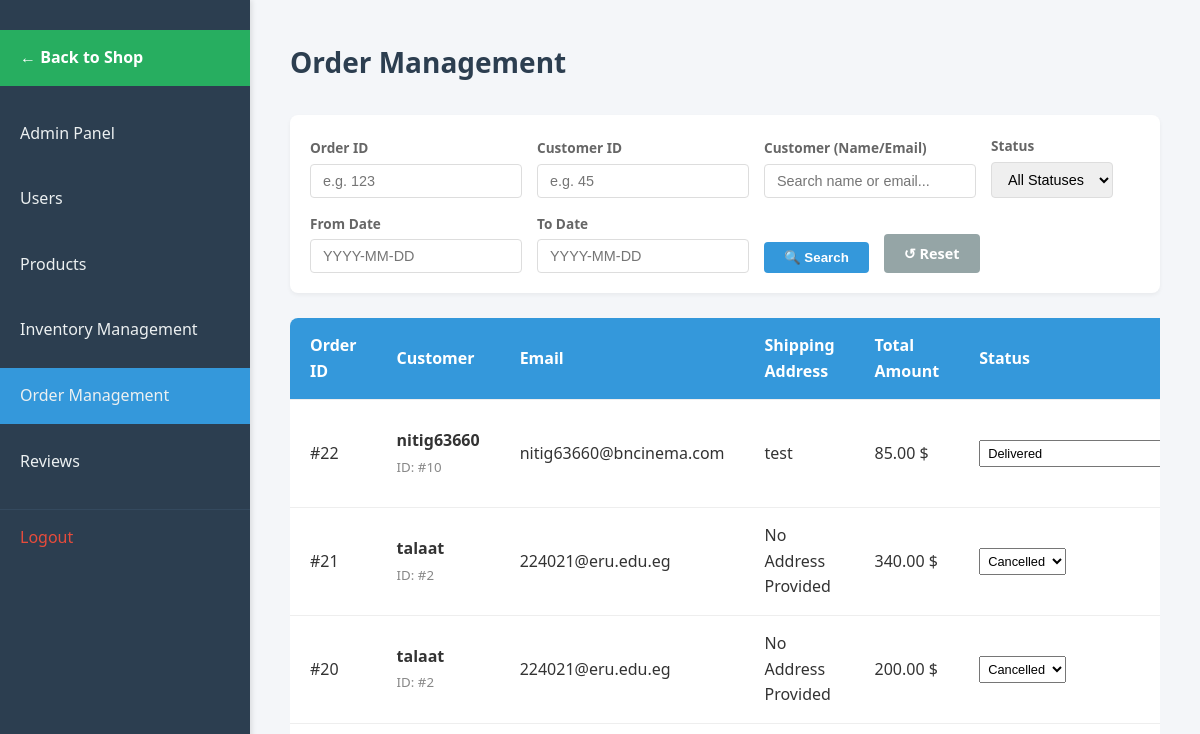
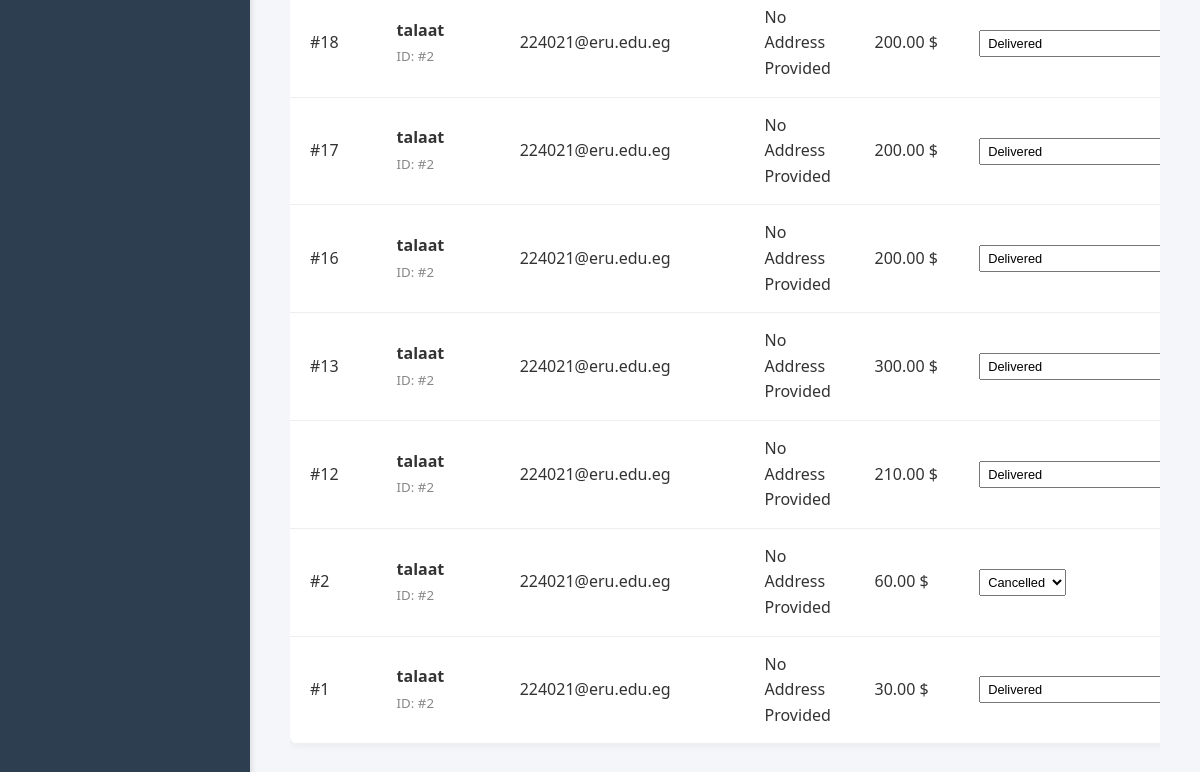
The page /admin/order_management.php (signed in) on the database as committed earlier (2 pictures, top to bottom).
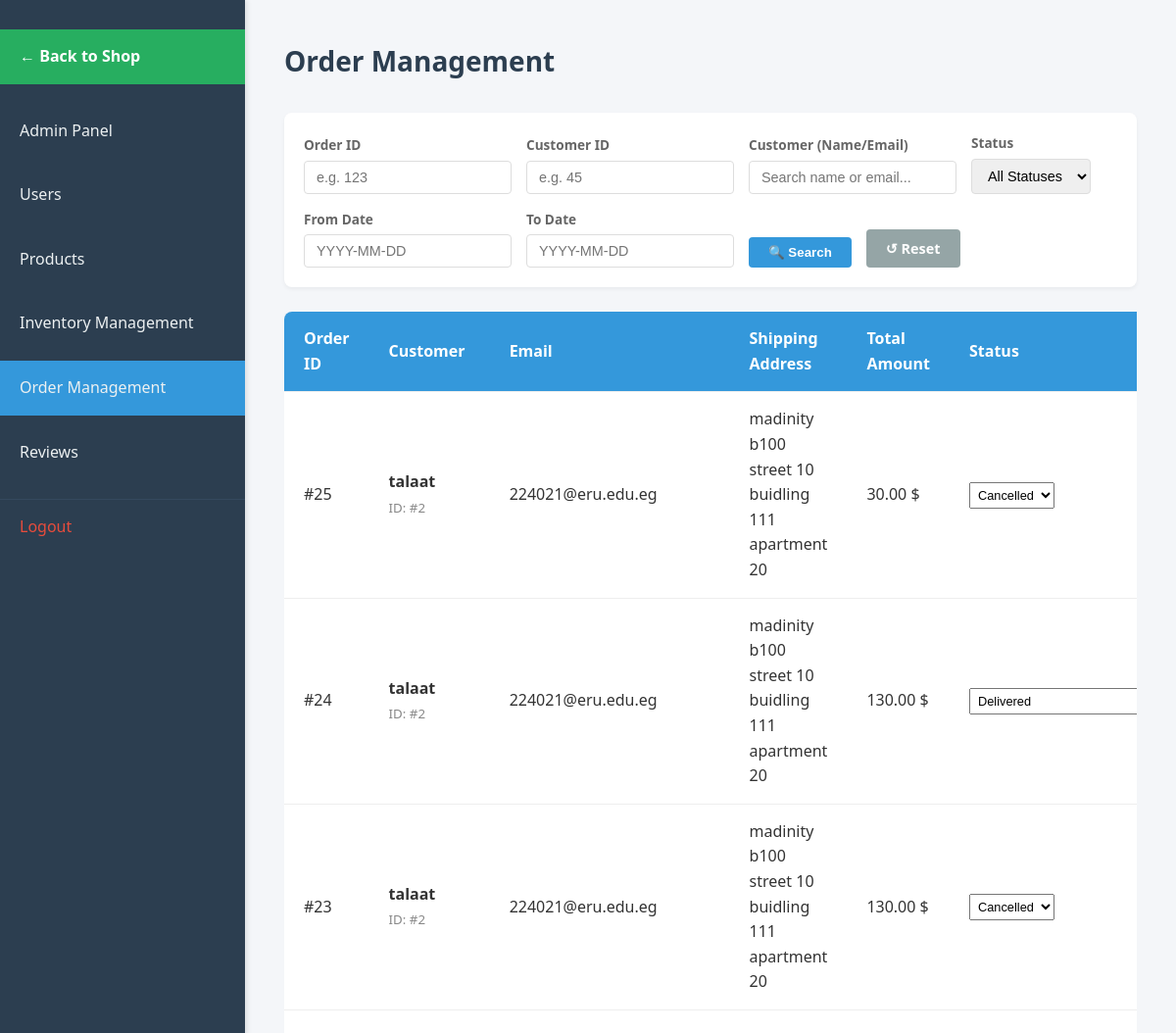
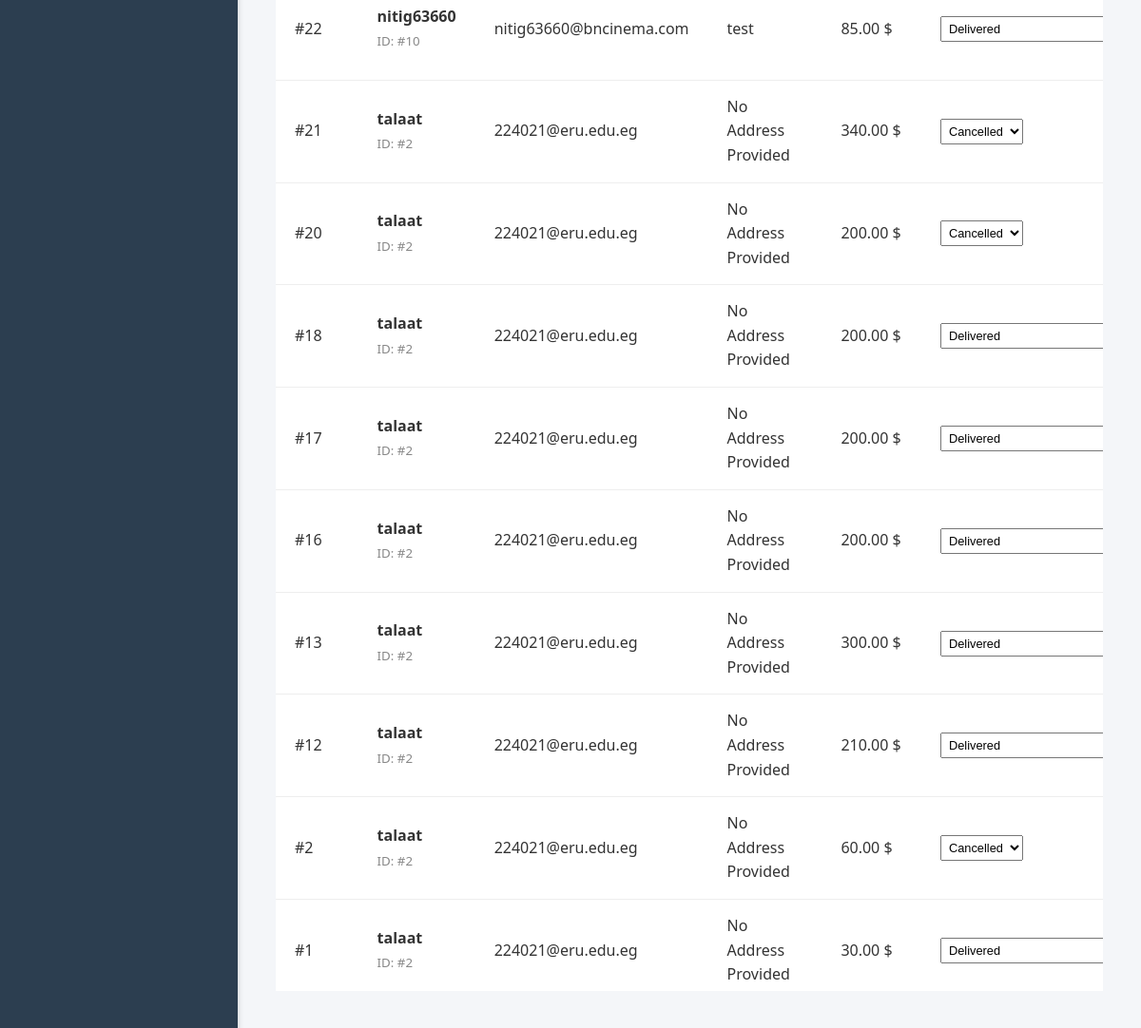
The same page on the database as committed later (2 pictures, top to bottom).
### tables this page shows
CREATE TABLE `orders` (
  `id` int(11) NOT NULL,
  `user_id` int(11) NOT NULL,
  `total_amount` decimal(10,2) NOT NULL,
  `status` enum('pending','paid','shipped','delivered','cancelled','refunded') NOT NULL DEFAULT 'pending',
  `location_description` varchar(255) NOT NULL,
  `phone` varchar(30) NOT NULL,
  `created_at` datetime DEFAULT current_timestamp()
);

CREATE TABLE `users` (
  `id` int(11) NOT NULL,
  `username` varchar(50) NOT NULL,
  `email` varchar(100) NOT NULL,
  `password` varchar(255) NOT NULL,
  `role` enum('customer','admin') NOT NULL DEFAULT 'customer',
  `twofa_method` enum('none','totp','email') NOT NULL DEFAULT 'none',
  `created_at` datetime NOT NULL DEFAULT current_timestamp(),
  `is_verified` tinyint(1) DEFAULT 0,
  `phone` varchar(30) DEFAULT NULL
);

### admin/order_management.php (the view, shortened to what this page needs)
<?php
require_once __DIR__ . '/../init.php';
?>
<!DOCTYPE html>
<html lang="en">
<head>
    <link rel="stylesheet" href="assets/css/dashboard.css">
    <link rel="stylesheet" href="https://cdn.jsdelivr.net/npm/flatpickr/dist/flatpickr.min.css">
</head>
<body>
    <nav>
        <ul>
            <li><a href="../shop.php"
                    style="background-color: #27ae60; color: white; margin-bottom: 20px; font-weight: bold;">← Back to
                    Shop</a></li>
            <li><a href="AdminPanel.php">Admin Panel</a></li>
            <li><a href="useradmin.php">Users</a></li>
            <li><a href="products.php">Products</a></li>
            <li><a href="Inventory.php">Inventory Management</a></li>
            <li><a href="#" class="active">Order Management</a></li>
            <li><a href="reviews_management.php">Reviews</a></li>
            <li><a href="/app/logout.php">Logout</a></li>
        </ul>
    </nav>
    <main>
        <h1> Order Management</h1>
        <?php
        $search_id = isset($_GET['order_id']) ? intval($_GET['order_id']) : '';
        $search_customer_id = isset($_GET['customer_id']) ? intval($_GET['customer_id']) : '';
        $search_query = isset($_GET['query']) ? trim($_GET['query']) : '';
        $search_start_date = isset($_GET['start_date']) ? $_GET['start_date'] : '';
        $search_end_date = isset($_GET['end_date']) ? $_GET['end_date'] : '';
        $sql = "SELECT
                    o.id,
                    u.id as user_id,
                    u.username,
                    u.email,
                    o.location_description,
                    o.total_amount,
                    o.status,
                    o.created_at
                FROM orders o
                JOIN users u ON o.user_id = u.id
                WHERE 1=1";
        $sql .= " ORDER BY o.created_at DESC";
        $stmt = $conn->prepare($sql);
        $stmt->execute();
        $result = $stmt->get_result();
        ?>
        <form action="" method="GET" class="search-form">
            <div class="form-group">
                <label for="order_id">Order ID</label>
                <input type="number" name="order_id" id="order_id" value="<?php echo htmlspecialchars($search_id); ?>"
                    placeholder="e.g. 123">
            </div>
            <div class="form-group">
                <label for="customer_id">Customer ID</label>
                <input type="number" name="customer_id" id="customer_id"
                    value="<?php echo htmlspecialchars($search_customer_id); ?>" placeholder="e.g. 45">
            </div>
            <div class="form-group">
                <label for="query">Customer (Name/Email)</label>
                <input type="text" name="query" id="query" value="<?php echo htmlspecialchars($search_query); ?>"
                    placeholder="Search name or email...">
            </div>
            <div class="form-group">
                <label for="status">Status</label>
                <select name="status" id="status">
                    <option value="">All Statuses</option>
                </select>
            </div>
            <div class="form-group">
                <label for="start_date">From Date</label>
                <input type="text" name="start_date" id="start_date" class="datepicker"
                    value="<?php echo htmlspecialchars($search_start_date); ?>" placeholder="YYYY-MM-DD">
            </div>
            <div class="form-group">
                <label for="end_date">To Date</label>
                <input type="text" name="end_date" id="end_date" class="datepicker"
                    value="<?php echo htmlspecialchars($search_end_date); ?>" placeholder="YYYY-MM-DD">
            </div>
            <button type="submit" class="btn-search">🔍 Search</button>
            <a href="order_management.php" class="btn-reset">↺ Reset</a>
        </form>
        <?php if ($result && $result->num_rows > 0): ?>
            <div class='table-container'>
                <table>
                    <thead>
                        <tr>
                            <th>Order ID</th>
                            <th>Customer</th>
                            <th>Email</th>
                            <th>Shipping Address</th>
                            <th>Total Amount</th>
                            <th>Status</th>
                        </tr>
                    </thead>
                    <tbody>
                        <?php while ($row = $result->fetch_assoc()): ?>
                            <tr>
                                <td>#<?php echo $row['id']; ?></td>
                                <td>
                                    <strong><?php echo htmlspecialchars($row['username']); ?></strong>
                                    <br><small style="color: #888;">ID: #<?php echo $row['user_id']; ?></small>
                                </td>
                                <td><?php echo htmlspecialchars($row['email']); ?></td>
                                <td><?php echo htmlspecialchars($row['location_description']); ?></td>
                                <td><?php echo number_format($row['total_amount'], 2); ?> $</td>
                                <td>
                                    <form method="POST" style="margin:0; display:flex; gap:5px;">
                                        <select name="status" onchange="this.form.submit()" style="padding: 4px; font-size: 0.8rem;">
                                            <?php if ($row['status'] === 'pending'): ?>
                                                <option value="pending" selected>Pending</option>
                                                <option value="paid">Paid (Manual)</option>
                                                <option value="cancelled">Cancelled</option>
                                            <?php elseif ($row['status'] === 'shipped'): ?>
                                                <option value="shipped" selected>Shipped</option>
                                                <option value="delivered">Delivered</option>
                                                <option value="refunded">Refunded (Triggers Stripe Refund)</option>
                                            <?php elseif ($row['status'] === 'delivered'): ?>
                                                <option value="delivered" selected>Delivered</option>
                                            <?php else: ?>
                                                <option value="<?php echo $row['status']; ?>" selected><?php echo ucfirst($row['status']); ?></option>
                                            <?php endif; ?>
                                        </select>
                                    </form>
                                </td>
                            </tr>
                        <?php endwhile; ?>
                    </tbody>
                </table>
            </div>
        <?php endif; ?>
    </main>
</body>
</html>

### admin/assets/css/dashboard.css (style rules this page uses)
* { margin: 0; padding: 0; box-sizing: border-box; }
body { font-family: 'Segoe UI', Tahoma, Geneva, Verdana, sans-serif; background-color: #f4f6f9; color: #333; line-height: 1.6; }
nav { width: 250px; background-color: #2c3e50; color: #fff; padding: 20px 0; position: fixed; height: 100%; box-shadow: 2px 0 5px rgba(0, 0, 0, 0.1); }
nav ul { list-style: none; }
nav ul li { margin: 10px 0; }
nav ul li a { display: block; padding: 15px 20px; color: #ecf0f1; text-decoration: none; font-size: 16px; transition: background-color 0.3s, padding-left 0.3s; }
nav ul li a.active { background-color: #3498db; }
nav ul li:last-child a { margin-top: 20px; border-top: 1px solid #34495e; padding-top: 15px; color: #e74c3c; }
main { margin-left: 250px; padding: 40px; width: calc(100% - 250px); }
main h1 { font-size: 28px; margin-bottom: 30px; color: #2c3e50; }
table { width: 100%; border-collapse: collapse; margin-bottom: 30px; background-color: #fff; border-radius: 8px; box-shadow: 0 2px 8px rgba(0,0,0,0.05); overflow: hidden; }
table th, table td { padding: 15px 20px; text-align: left; border-bottom: 1px solid #eee; }
table th { background-color: #3498db; color: #fff; font-weight: 600; }

### admin/order_management.php (style rules this page uses)
.table-container { margin-top: 20px; overflow-x: auto; }
.search-form { background: white; padding: 20px; margin-bottom: 25px; border-radius: 8px; box-shadow: 0 2px 4px rgba(0, 0, 0, 0.05); display: flex; flex-wrap: wrap; gap: 15px; align-items: flex-end; }
.form-group { display: flex; flex-direction: column; gap: 5px; }
.form-group label { font-size: 0.85rem; color: #666; font-weight: 600; }
.form-group input, .form-group select { padding: 8px 12px; border: 1px solid #ddd; border-radius: 4px; font-size: 0.9rem; }
.btn-search { background-color: #3498db; color: white; border: none; padding: 8px 20px; border-radius: 4px; cursor: pointer; font-weight: 600; transition: background 0.2s; }
.btn-reset { background-color: #95a5a6; color: white; text-decoration: none; padding: 8px 20px; border-radius: 4px; font-size: 0.9rem; font-weight: 600; transition: background 0.2s; }

Rows that differ between the two databases and show on the page:
added orders: id "25", user.username "talaat", user "2", user.email "224021@eru.edu.eg", location_description "madinity b100 street 10 buidling 111 apartment 20", total_amount "30.00", status "Cancelled"
added orders: id "24", user.username "talaat", user "2", user.email "224021@eru.edu.eg", location_description "madinity b100 street 10 buidling 111 apartment 20", total_amount "130.00", status "Delivered"
added orders: id "23", user.username "talaat", user "2", user.email "224021@eru.edu.eg", location_description "madinity b100 street 10 buidling 111 apartment 20", total_amount "130.00", status "Cancelled"
